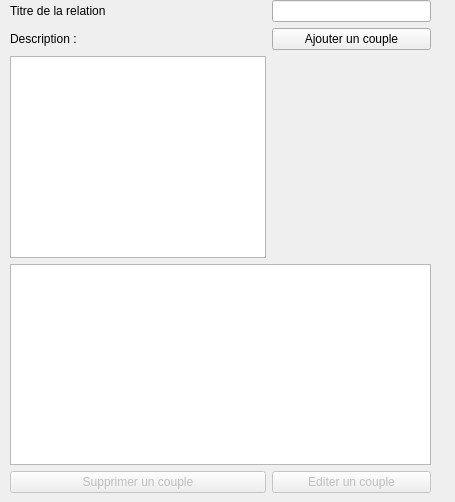
<?xml version="1.0" encoding="UTF-8"?>
<ui version="4.0">
 <class>QUiRelation</class>
 <widget class="QDialog" name="QUiRelation">
  <property name="geometry">
   <rect>
    <x>0</x>
    <y>0</y>
    <width>455</width>
    <height>502</height>
   </rect>
  </property>
  <property name="windowTitle">
   <string>Dialog</string>
  </property>
  <widget class="QWidget" name="gridLayoutWidget">
   <property name="geometry">
    <rect>
     <x>10</x>
     <y>0</y>
     <width>421</width>
     <height>493</height>
    </rect>
   </property>
   <layout class="QGridLayout" name="gridLayout">
    <item row="2" column="0">
     <widget class="QPlainTextEdit" name="EDesciption"/>
    </item>
    <item row="4" column="0" colspan="2">
     <widget class="QTableView" name="RelationView">
      <property name="minimumSize">
       <size>
        <width>150</width>
        <height>200</height>
       </size>
      </property>
      <property name="editTriggers">
       <set>QAbstractItemView::NoEditTriggers</set>
      </property>
      <property name="selectionMode">
       <enum>QAbstractItemView::SingleSelection</enum>
      </property>
      <property name="selectionBehavior">
       <enum>QAbstractItemView::SelectRows</enum>
      </property>
      <property name="showGrid">
       <bool>false</bool>
      </property>
      <attribute name="horizontalHeaderVisible">
       <bool>false</bool>
      </attribute>
      <attribute name="verticalHeaderVisible">
       <bool>false</bool>
      </attribute>
     </widget>
    </item>
    <item row="0" column="1">
     <widget class="QLineEdit" name="ETitre"/>
    </item>
    <item row="0" column="0" alignment="Qt::AlignLeft">
     <widget class="QLabel" name="titre">
      <property name="text">
       <string>Titre de la relation</string>
      </property>
     </widget>
    </item>
    <item row="5" column="0">
     <widget class="QPushButton" name="remove">
      <property name="enabled">
       <bool>false</bool>
      </property>
      <property name="text">
       <string>Supprimer un couple</string>
      </property>
     </widget>
    </item>
    <item row="1" column="1">
     <widget class="QPushButton" name="addCouple">
      <property name="text">
       <string>Ajouter un couple</string>
      </property>
     </widget>
    </item>
    <item row="1" column="0">
     <widget class="QLabel" name="Description">
      <property name="text">
       <string>Description :</string>
      </property>
     </widget>
    </item>
    <item row="5" column="1">
     <widget class="QPushButton" name="show">
      <property name="enabled">
       <bool>false</bool>
      </property>
      <property name="text">
       <string>Editer un couple</string>
      </property>
     </widget>
    </item>
   </layout>
  </widget>
 </widget>
 <resources/>
 <connections/>
</ui>
